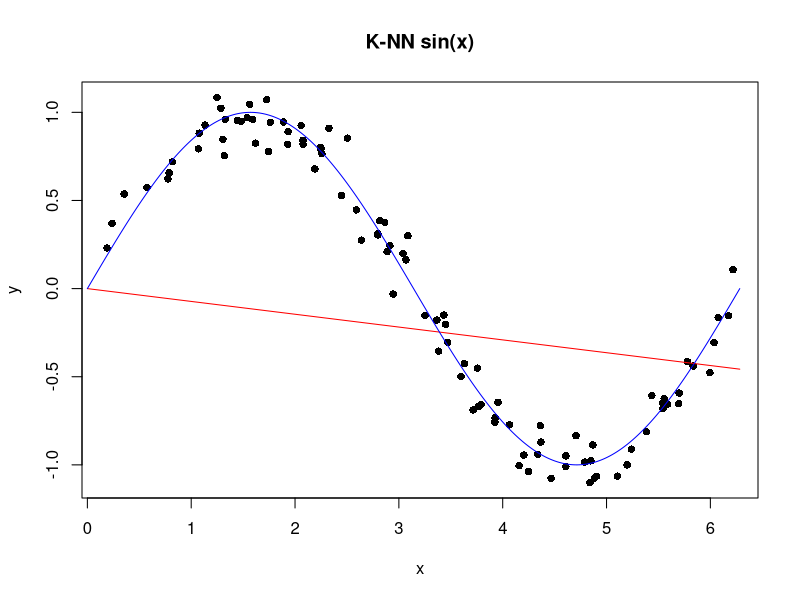
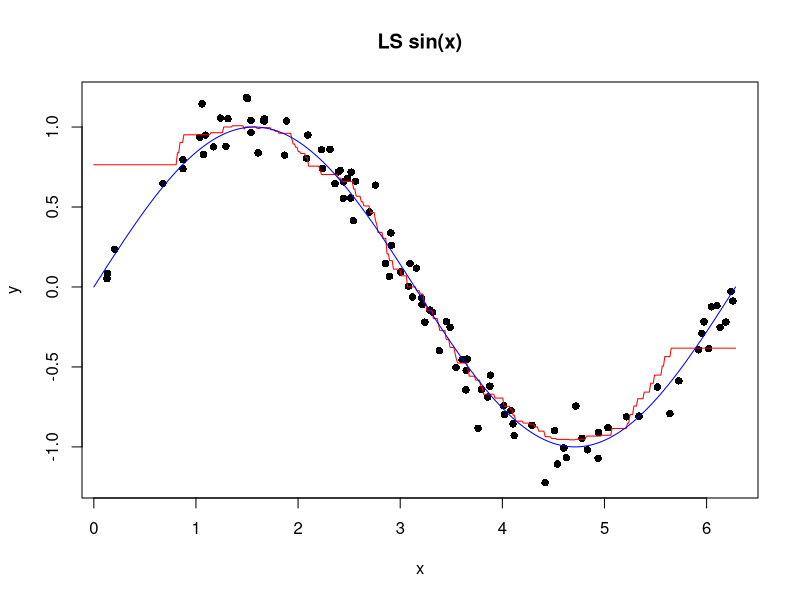
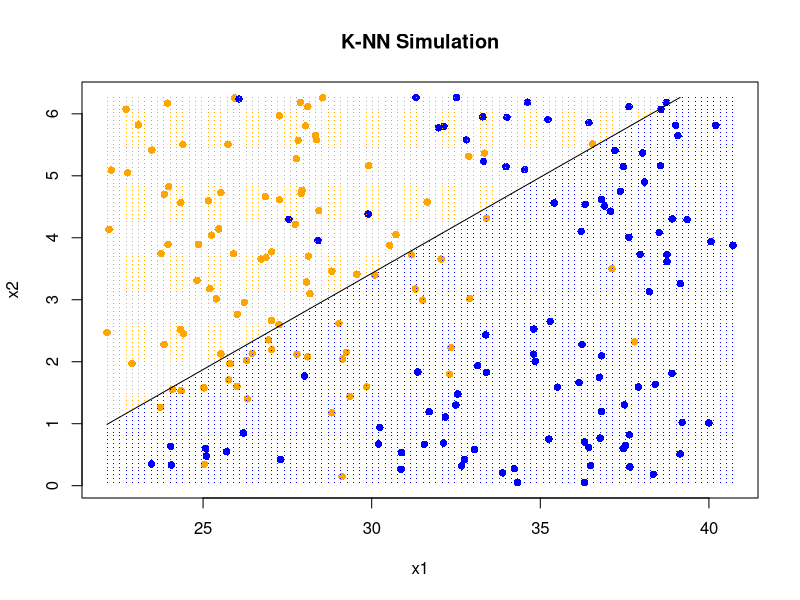
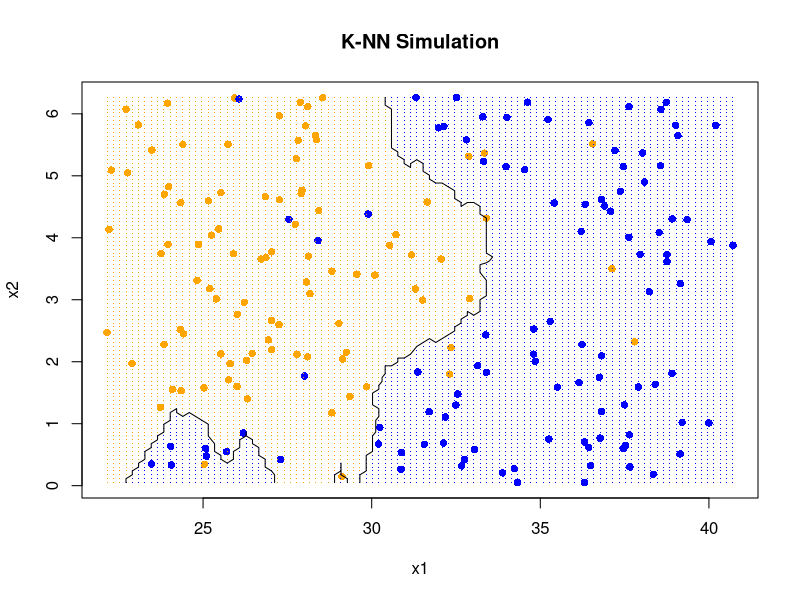

Write the R code that produced these figures, in order.
###################################################################
#######################  Assignment 2: KNN  #######################
###################################################################
#####  Doug Raffle
#####  Fall 2014
#####  STAT 745 - Data Mining 


#### Create Functions to find predictions of BLS and KNN
bls <- function(x0,x,y){
    x0 %*% (solve(t(x) %*% x) %*% t(x) %*% y)
}

knn <- function(x0, x, y, k){
    dis <- apply(as.matrix(x), 1, function(r) sum((x0 - r)^2))
    mean(y[head(order(dis), k)])
}

## Get parallel package to save some time
library(parallel)
## set a seed for reproducibility
set.seed(100)

###################################################################
#################### sin(x) Regression Example ####################
###################################################################
#### Create a function to implement six(x) example
#### for knn and and bls.
sinx <- function(BLS_Flag = TRUE, save.plot = FALSE){
    ## generate the data.
    n <- 500
    x <- runif(100,0,2*pi)
    y <- sin(x)+rnorm(100,,0.1)
    xgrid <- seq(0,2*pi,length=n)
    ygrid <- vector(length=n)
    k=15

    ## Get our predictions
    ygrid <- unlist(mclapply(1:n, function(i){
                 ifelse(BLS_Flag,
                        bls(xgrid[i], x, y),
                        knn(xgrid[i], x, y, k)
                 )
    }))

    ## Get plot names
    plot.name <- ifelse(BLS_Flag, "sinx_bls.png", "sinx_knn.png")
    plot.title <- ifelse(BLS_Flag, "K-NN sin(x)", "LS sin(x)")

    ## Plot the data, conditionally saving to make presentation
    if(save.plot) png(plot.name)
    plot(x,y,pch=16, main=plot.title)
    lines(xgrid,ygrid,col=c("red"))
    lines(xgrid,sin(xgrid),col=c("blue"))
    if(save.plot) dev.off()
}
sinx(TRUE)
sinx(FALSE)


#################################################################
######################## Simulated Example ######################
#################################################################
sim <- function(BLS_Flag = TRUE, save.plot = FALSE){
    ## Generate data
    x <- read.table("dat_2.txt", FALSE)
    y <- x[,3]
    x <- x[,-3]
    x <- as.matrix(x)
    n <- 100
    xgrid1 <- seq(min(x[,1]),max(x[,1]),length=n)
    xgrid2 <- seq(min(x[,2]),max(x[,2]),length=n)
    zgrid <- matrix(0,n,n)
    k <- 10

    ## Get the predictions
    zgrid <- t(matrix(unlist(mclapply(1:n, function(i){
                 sapply(1:n, function(j){
                            ifelse(BLS_Flag,
                                   bls(c(xgrid1[i], xgrid2[j]), x, y),
                                   knn(c(xgrid1[i], xgrid2[j]), x, y, k)
                            )
                 })
    })), n, n))

    ## Plot the data, optionally saving for presentation.
    plot.name <- ifelse(BLS_Flag, "sim_bls.png", "sim_knn.png")
    plot.title <- ifelse(BLS_Flag, "K-NN Simulation", "LS Simulation")
    if(save.plot) png("sim_knn.png")
    plot(x, col=c("orange","blue")[y+1], pch=16, xlab="x1", ylab="x2", main="K-NN Simulation")
    for(i in 1:n){
	val<-as.numeric(zgrid[,i] >= 0.5) + 1
	points(xgrid1,rep(xgrid2[i],n), pch = ".", col = c("orange", "blue")[val])
    }
    contour(x=xgrid1, y=xgrid2, z=zgrid, levels=0.5, add=TRUE, drawlabels=FALSE)
    if(save.plot) dev.off()
}
sim(TRUE)
sim(FALSE)
